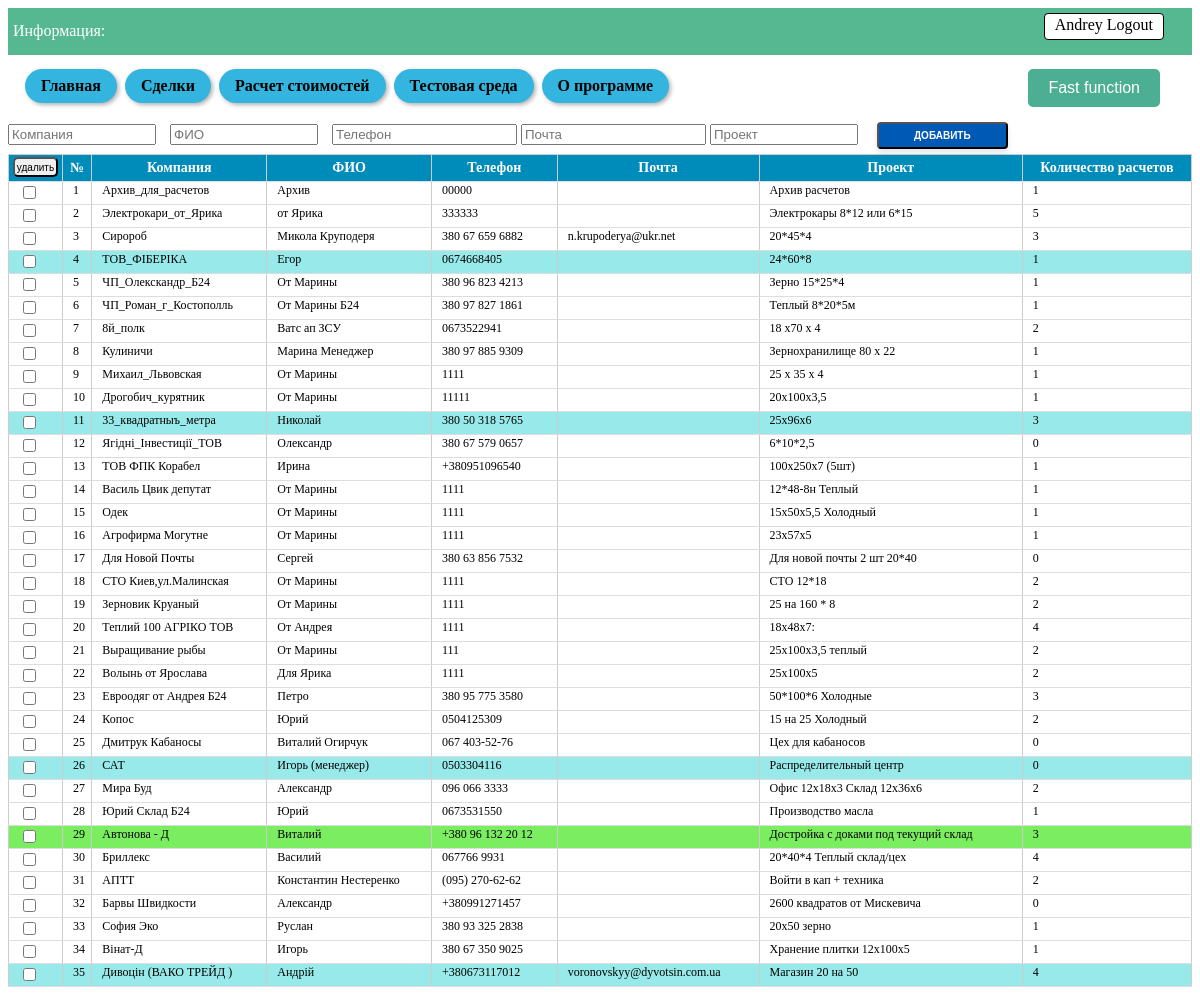
Screenshot of /leads (signed in) with the database file from the repository.
### tables this page shows
CREATE TABLE users (
id integer PRIMARY KEY AUTOINCREMENT,
name text NOT NULL,
email text NOT NULL,
psw text NOT NULL
);

CREATE TABLE lead (id integer PRIMARY KEY AUTOINCREMENT, unique_ID TEXT, company text NOT NULL, name text NOT NULL, phone text NOT NULL, mail text NOT NULL, project text NOT NULL, amount_calc INTEGER DEFAULT (0), job_title text NOT NULL, price text NOT NULL, deal_win INTEGER NOT NULL DEFAULT (0), user_email TEXT, product TEXT, comments_history TEXT, event TEXT, Layout BLOB, Offers BLOB, description TEXT);

### Saleshelp.py (the view, shortened to what this page needs)
@app.route('/leads', methods=["POST", "GET"])
@login_required
def leads():
    dbase = FDataBase(get_db())
    get_new_lead = dbase.get_info_records('lead', current_user.get_user_email())
    get_new_lead = [ [row[column_name] for column_name in row.keys()] for row in get_new_lead]
    get_new_lead.reverse()
    for lead in get_new_lead:
        amount_calc = dbase.get_amount_records('my_warehouse', 'lead_ID', lead[0])
        dbase.update_record("lead", 'id', lead[0], {'amount_calc': amount_calc})
        lead[7] = amount_calc
    return render_template('leads.html', title='My Trades', menu=menu,
                           title_table_leads=title_table_leads,
                           get_new_lead=get_new_lead,
                           current_user=current_user.get_user_name()
                           )

### Saleshelp.py (called while the page is built)
def connect_db():
    conn = sqlite3.connect(app.config['DATABASE'])
    conn.row_factory = sqlite3.Row
    return conn

def get_db():
    if not hasattr(g, 'link_db'):
        g.link_db = connect_db()
    return g.link_db

@login_manager.user_loader
def load_user(user_id):
    dbase = FDataBase(get_db())
    return UserLogin().fromDB(user_id, dbase)

### Utils/FDataBase.py (called while the page is built)
    def get_info_records(self, name_tabl, user_email, *args):
        query = ''
        if len(args) > 0:
            for column, value in args:
                query += f" AND {column} = '{value}' AND "
            query = query.rstrip(' AND')
        sql = f"SELECT * FROM {name_tabl} WHERE user_email = '{user_email}'{query}"
        try:
            self.__cur.execute(sql)
            res = self.__cur.fetchall()
            if res:
                return res
        except:
            print("Ошибка чтения из БД")
        return []

    def get_user(self, user_id):
        try:
            self.__cur.execute(f"SELECT * FROM users WHERE id = {user_id} LIMIT 1")
            res = self.__cur.fetchone()
            if not res:
                print("Пользователь не найден")
                return False
            return res
        except sqlite3.Error as e:
            print("Ошибка получения данных из БД " + str(e))
        return False

    def update_record(self, name_table, title_column, vol_column, new_columns_values):
        new_val = ''
        for title, values in new_columns_values.items():
            new_val = new_val + title
            if type(values) == int:
                new_val = new_val + '=' + str(values) + ', '
            else:
                new_val = new_val + '=' + f"'{values}'" + ', '
        new_val = new_val.rstrip(', ')
        try:
            self.__cur.execute(f"UPDATE {name_table} SET {new_val} WHERE {title_column}={vol_column}")
            self.__db.commit()
            return True
        except sqlite3.Error as e:
            print(f"Ошибка обновления записи {vol_column} в БД {name_table} " + str(e))
            return False

    def get_amount_records(self, name_table, name_column, value_cell):
        try:
            self.__cur.execute(f"SELECT COUNT(*) FROM {name_table} WHERE {name_column} = '{value_cell}'")
            records = self.__cur.fetchone()[0]
            return records
        except sqlite3.Error as e:
            print("Ошибка получения записей из БД " + str(e))
            return False

### Utils/UserLogin.py (called while the page is built)
    def get_user_name(self):
        return str(self.__user['name'])

### templates/leads.html (shortened to what this page needs)
{% extends 'base.html' %}
{% block information %}
<div style="display: flex;">
  Информация:
</div>
<a href="{{url_for('logout')}}" class="button-logout"> {{ current_user }} Logout </a>
{% endblock %}
{% block content %}
<form action="{{url_for('leads')}}" method="POST" id="add-leads-table" class="form-table-leads">
  <div class="input-leads">
    {% for l in title_table_leads[:5] %}
    <input type="{{ l.type }}" id="{{l.name}}" name="{{l.name}}" placeholder="{{l.placeholder}}" {% if l.name !='mail'
      %} required {% endif %}>
    {% endfor %}
    <input type="submit" name="button-add-lead" value="Добавить" />
  </div>
</form>
<form action="{{url_for('leads')}}" method="POST">
  <table id="my-table">
    <thead>
      <tr>
        <th class="button-delete-lead-th">
          <input type="submit" name="button-delete-lead" value="удалить" class="button-delete-lead">
        </th>
        <th>№</th>
        {% for title_col in title_table_leads %}
        <th>{{ title_col.placeholder }}</th>
        {% endfor %}
      </tr>
    </thead>
    <tbody class="table-result">
      {% for row in get_new_lead %}
      <tr {% if row[10] == 1 %} style="background-color: rgba(150, 233, 233, 0.971);" {% endif %}
          {% if row[10] == 2 %} style="background-color: rgba(119, 237, 92, 0.971);" {% endif %}>
        <td><input type="checkbox" name="check-lead" id="check-lead" value="{{ row[0] }}"></td>
        <td><a href="{{ url_for('show_info_lead', alias=row[2] ) }}">{{ get_new_lead.index(row)+1 }}</a></td>
        {% for cell in row[2:8] %}
        <td><a href="{{ url_for('show_info_lead', alias=row[2] ) }}">{{ cell }}</a></td>
        {% endfor %}
      </tr>
      {% endfor %}
    </tbody>
  </table>
</form>
{% endblock %}

### templates/base.html (shortened to what this page needs)
<!DOCTYPE html>
<html>
<head>
  <link type="text/css" rel="stylesheet" href="{{ url_for('static', filename='css/style.css') }}">
</head>
<body>
  <div class="info-panel">
    {% block information %} This is my main page{% endblock %}
  </div>
  {% block menu %}
  <ul class="navigation">
    {% for m in menu %}
    <li><a class="nav-button" href="{{m.url}}">{{ m.name }}</a></li>
    {% endfor %}
    <li class="convert-button-menu">
      {% block convertion_num %}
      <button class="convert-button" onclick="openModal()">Fast function</button>
      {% endblock convertion_num%}
    </li>
  </ul>
  {% endblock menu %}
  {% block content %}{% endblock %}
</body>
</html>

### static/css/style.css (style rules this page uses)
.info-panel { display: flex; background-color: rgba(35, 163, 112, 0.773); color: white; font-size: 16px; padding: 5px; padding-bottom: 15px; margin-bottom: 10px; align-items: flex-end; }
.navigation { white-space: nowrap; margin-bottom: 10px; margin-top: 5px; }
.navigation { padding-left: 15px; }
.navigation li { display: inline-block; }
.nav-button { font-weight: 600; background-color: #34b5e0; border-radius: 20px; color: #000; padding: 8px 16px; text-align: center; text-decoration: none; display: inline-block; font-size: 16px; margin: 4px 2px; cursor: pointer; box-shadow: 2px 2px 4px rgba(0, 0, 0, 0.3); }
table { width: 90%; border-collapse: collapse; margin-bottom: 10px; }
th { background-color: #a7a1a1; font-weight: bold; }
td, th { padding: 5px; text-align: center; border: 1px solid #ccc; }
.convert-button { background-color: #4caf93; border: none; color: white; padding: 10px 20px; text-align: center; text-decoration: none; display: inline-block; font-size: 16px; margin: 4px 2px; cursor: pointer; border-radius: 5px; }
.convert-button-menu { float: right; margin-right: 30px; }
.button-logout { float: right; margin-right: 23px; }
.button-logout { padding-bottom: 5px; padding-top: 2px; padding-left: 10px; padding-right: 10px; background-color: #fff; color: #000; text-decoration: none; border: 1px solid #000; border-radius: 4px; margin-left: auto; }
.input-leads { white-space: nowrap; }
#add-leads-table input[type="text"] { display: inline-block; width: 140px; margin-right: 10px; }
#add-leads-table input[type="submit"] { display: inline-block; padding: 6px 35px; border-radius: 4px; margin: 5px; font-size: 10px; font-weight: 600; text-decoration: none; text-transform: uppercase; color: #fff; background-color: #005ab5; box-shadow: 0 4px 6px rgba(0, 0, 0, 0.1); cursor: pointer; }
.button-delete-lead-th { padding: 0px; width: 20px; white-space: nowrap; }
.button-delete-lead { width: 45px; height: 20px; border-radius: 1px; font-size: 10px; padding: 0; border-radius: 5px; margin-bottom: 2px; margin-left: 2px; margin-right: 2px; }
#my-table { border-collapse: collapse; width: 100%; }
#my-table th { background-color: #008CBA; color: white; font-weight: bold; padding: 2px; border-bottom: 1px solid #ddd; font-size: 14px; }
#my-table td { border-bottom: 1px solid #ddd; padding: 1px; padding-left: 10px; text-align: left; font-size: 12px; vertical-align: top; }
table td a { text-decoration: none; color: inherit; }

### rows the page displays
users: name "Andrey"
lead: get_new_lead.index(row)+1 "1", company "Архив_для_расчетов", name "Архив", phone "00000", project "Архив расчетов", 8 "1"
lead: get_new_lead "2", company "Электрокари_от_Ярика", name "от Ярика", phone "333333", project "Электрокары 8*12 или 6*15", 8 "5"
lead: get_new_lead.index(row)+1 "3", company "Сиророб", name "Микола Круподеря", phone "380 67 659 6882", mail "n.krupoderya@ukr.net", project "20*45*4", 8 "3"
lead: get_new_lead "4", company "ТОВ_ФІБЕРІКА", name "Егор", phone "0674668405", project "24*60*8", 8 "1"
lead: get_new_lead "5", company "ЧП_Олекскандр_Б24", name "От Марины", phone "380 96 823 4213", project "Зерно 15*25*4", 8 "1"
lead: get_new_lead "6", company "ЧП_Роман_г_Костополль", name "От Марины Б24", phone "380 97 827 1861", project "Теплый 8*20*5м", 8 "1"
lead: get_new_lead "7", company "8й_полк", name "Ватс ап ЗСУ", phone "0673522941", project "18 х70 х 4", 8 "2"
lead: get_new_lead "8", company "Кулиничи", name "Марина Менеджер", phone "380 97 885 9309", project "Зернохранилище 80 х 22", 8 "1"
lead: get_new_lead "9", company "Михаил_Львовская", name "От Марины", phone "1111", project "25 х 35 х 4", 8 "1"
lead: get_new_lead "10", company "Дрогобич_курятник", name "От Марины", phone "11111", project "20х100х3,5", 8 "1"
lead: get_new_lead "11", company "33_квадратныъ_метра", name "Николай", phone "380 50 318 5765", project "25х96х6", 8 "3"
lead: get_new_lead "12", company "Ягідні_Інвестиції_ТОВ", name "Олександр", phone "380 67 579 0657", project "6*10*2,5", 8 "0"
lead: get_new_lead "13", company "ТОВ ФПК Корабел", name "Ирина", phone "+380951096540", project "100х250х7 (5шт)", 8 "1"
lead: get_new_lead "14", company "Василь Цвик депутат", name "От Марины", phone "1111", project "12*48-8н Теплый", 8 "1"
lead: get_new_lead "15", company "Одек", name "От Марины", phone "1111", project "15х50х5,5 Холодный", 8 "1"
lead: get_new_lead "16", company "Агрофирма Могутне", name "От Марины", phone "1111", project "23х57х5", 8 "1"
lead: get_new_lead "17", company "Для Новой Почты", name "Сергей", phone "380 63 856 7532", project "Для новой почты 2 шт 20*40", 8 "0"
lead: get_new_lead "18", company "СТО Киев,ул.Малинская", name "От Марины", phone "1111", project "СТО 12*18", 8 "2"
lead: get_new_lead "19", company "Зерновик Круаный", name "От Марины", phone "1111", project "25 на 160 * 8", 8 "2"
lead: get_new_lead "20", company "Теплий 100 АГРІКО ТОВ", name "От Андрея", phone "1111", project "18х48х7:", 8 "4"
lead: get_new_lead "21", company "Выращивание рыбы", name "От Марины", phone "111", project "25х100х3,5 теплый", 8 "2"
lead: get_new_lead "22", company "Волынь от Ярослава", name "Для Ярика", phone "1111", project "25х100х5", 8 "2"
lead: get_new_lead "23", company "Евроодяг от Андрея Б24", name "Петро", phone "380 95 775 3580", project "50*100*6 Холодные", 8 "3"
lead: get_new_lead "24", company "Копос", name "Юрий", phone "0504125309", project "15 на 25 Холодный", 8 "2"
lead: get_new_lead "25", company "Дмитрук Кабаносы", name "Виталий Огирчук", phone "067 403-52-76", project "Цех для кабаносов", 8 "0"
lead: get_new_lead "26", company "САТ", name "Игорь (менеджер)", phone "0503304116", project "Распределительный центр", 8 "0"
lead: get_new_lead "27", company "Мира Буд", name "Александр", phone "096 066 3333", project "Офис 12х18х3 Склад 12х36х6", 8 "2"
lead: get_new_lead "28", company "Юрий Склад Б24", name "Юрий", phone "0673531550", project "Производство масла", 8 "1"
lead: get_new_lead "29", company "Автонова - Д", name "Виталий", phone "+380 96 132 20 12", project "Достройка с доками под текущий склад", 8 "3"
lead: get_new_lead "30", company "Бриллекс", name "Василий", phone "067766 9931", project "20*40*4 Теплый склад/цех", 8 "4"
lead: get_new_lead "31", company "АПТТ", name "Константин Нестеренко", phone "(095) 270-62-62", project "Войти в кап + техника", 8 "2"
lead: get_new_lead "32", company "Барвы Швидкости", name "Александр", phone "+380991271457", project "2600 квадратов от Мискевича", 8 "0"
lead: get_new_lead "33", company "София Эко", name "Руслан", phone "380 93 325 2838", project "20х50 зерно", 8 "1"
lead: get_new_lead "34", company "Вінат-Д", name "Игорь", phone "380 67 350 9025", project "Хранение плитки 12х100х5", 8 "1"
lead: get_new_lead "35", company "Дивоцін (ВАКО ТРЕЙД )", name "Андрій", phone "+380673117012", mail "voronovskyy@dyvotsin.com.ua", project "Магазин 20 на 50", 8 "4"

### other values shown
{{ m.name }} "Главная" "Сделки" "Расчет стоимостей" "Тестовая среда" "О программе"
{{ title_col.placeholder }} "Компания" "ФИО" "Телефон" "Почта" "Проект" "Количество расчетов"
